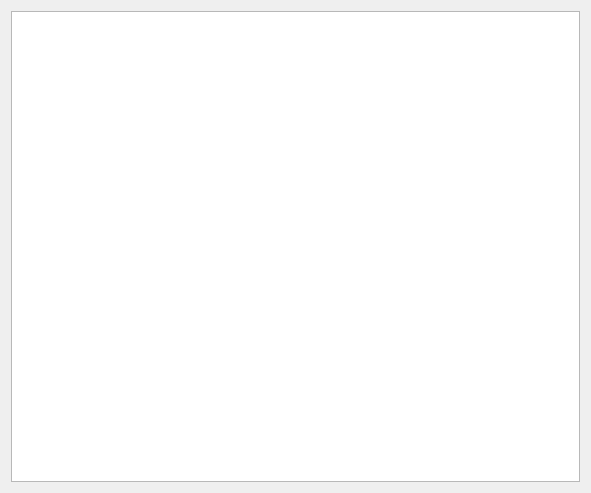
<?xml version="1.0" encoding="UTF-8"?>
<ui version="4.0">
 <class>AuthorsWidget</class>
 <widget class="QWidget" name="AuthorsWidget">
  <property name="geometry">
   <rect>
    <x>0</x>
    <y>0</y>
    <width>591</width>
    <height>493</height>
   </rect>
  </property>
  <property name="windowTitle">
   <string>Authors</string>
  </property>
  <property name="windowIcon">
   <iconset theme="user">
    <normaloff>.</normaloff>.</iconset>
  </property>
  <layout class="QVBoxLayout" name="verticalLayout">
   <item>
    <widget class="QTreeView" name="treeViewAuthors">
     <property name="contextMenuPolicy">
      <enum>Qt::CustomContextMenu</enum>
     </property>
     <property name="rootIsDecorated">
      <bool>false</bool>
     </property>
    </widget>
   </item>
  </layout>
 </widget>
 <resources/>
 <connections/>
</ui>
